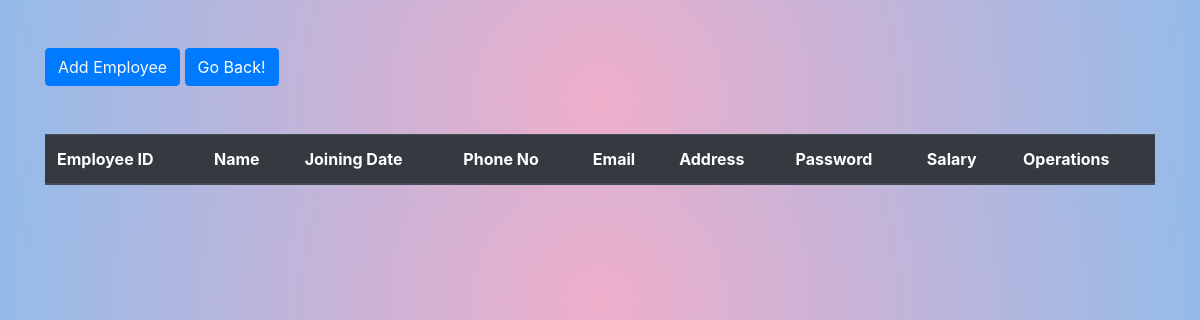
The page /displayemp.php on the database as committed earlier.
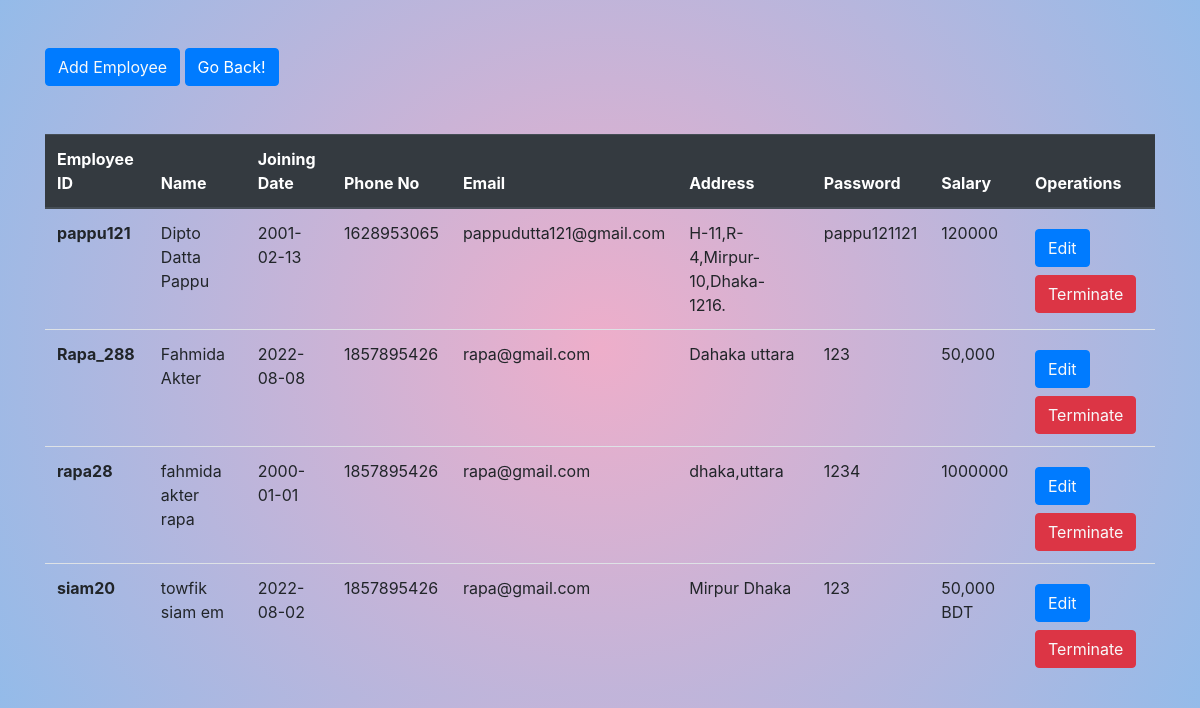
The same page on the database as committed later.
### tables this page shows
CREATE TABLE `employee_info` (
  `Emp_id` varchar(30) NOT NULL,
  `Emp_name` varchar(30) NOT NULL,
  `Join_date` date NOT NULL,
  `Phone_no` int(11) NOT NULL,
  `Email` varchar(100) NOT NULL,
  `Address` varchar(200) NOT NULL,
  `Password` varchar(30) NOT NULL,
  `Salary` varchar(30) NOT NULL
);

### displayemp.php (the view, shortened to what this page needs)
<?php
include 'connectempcre.php';
?>
<!DOCTYPE html>
<html lang="en">
<head>
    <link rel="stylesheet" href="https://cdn.jsdelivr.net/npm/bootstrap@4.4.1/dist/css/bootstrap.min.css">
</head>
<body style="background: radial-gradient(circle, rgba(238,174,202,1) 0%, rgba(148,187,233,1) 100%);">
<div class="container">
        <button class="btn btn-primary my-5"><a href="emp_cre.php" class="text-light">Add Employee</a></button>
        <button class="btn btn-primary my-5" input type="button"class="text-light" onclick="history.back()">Go Back!</button>
        <table class="table">
            <thead class="thead-dark">
                <tr>
                    <th scope="col">Employee ID</th>
                    <th scope="col">Name</th>
                    <th scope="col">Joining Date</th>
                    <th scope="col">Phone No</th>
                    <th scope="col">Email</th>
                    <th scope="col">Address</th>
                    <th scope="col">Password</th>
                    <th scope="col">Salary</th>
                    <th scope="col">Operations</th>
                </tr>
            </thead>
            <tbody>
                <?php
                $sql = "SELECT * FROM `employee_info`";
                $result = mysqli_query($con, $sql);
                if ($result) {
                    while ($row = mysqli_fetch_assoc($result)) {
                        $id = $row['Emp_id'];
                        $EName = $row['Emp_name'];
                        $JDate = $row['Join_date'];
                        $phone = $row['Phone_no'];
                        $email = $row['Email'];
                        $add = $row['Address'];
                        $pass = $row['Password'];
                        $Sala = $row['Salary'];
                        echo '<tr>
                        <th scope="row">' . $id . '</th>
                        <td>' . $EName . '</td>
                        <td>' . $JDate . '</td>
                        <td>' . $phone . '</td>
                        <td>' . $email . '</td>
                        <td>' . $add . '</td>
                        <td>' . $pass . '</td>
                        <td>' . $Sala . '</td>
                        <td>
                    <button class= "btn btn-primary my-2"><a href="upemp.php ? upid='.$id.'" class="text-light">Edit</a></button>
                    <button class="btn btn-danger"><a href="delemp.php ? delid='.$id.'" class="text-light">Terminate</a></button>
            </td>
                    </tr>';
                    }
                }
                ?>
            </tbody>
        </table>
    </div>
</body>
</html>

Rows that differ between the two databases and show on the page:
added employee_info: Emp_id "pappu121", Emp_name "Dipto Datta Pappu", Join_date "2001-02-13", Phone_no "1628953065", Email "pappudutta121@gmail.com", Address "H-11,R-4,Mirpur-10,Dhaka-1216.", Password "pappu121121", Salary "120000"
added employee_info: Emp_id "Rapa_288", Emp_name "Fahmida Akter", Join_date "2022-08-08", Phone_no "1857895426", Email "rapa@gmail.com", Address "Dahaka uttara", Password "123", Salary "50,000"
added employee_info: Emp_id "rapa28", Emp_name "fahmida akter rapa", Join_date "2000-01-01", Phone_no "1857895426", Email "rapa@gmail.com", Address "dhaka,uttara", Password "1234", Salary "1000000"
added employee_info: Emp_id "siam20", Emp_name "towfik siam em", Join_date "2022-08-02", Phone_no "1857895426", Email "rapa@gmail.com", Address "Mirpur Dhaka", Password "123", Salary "50,000 BDT"
